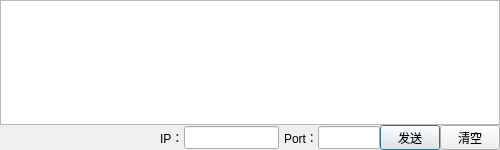
<?xml version="1.0" encoding="UTF-8"?>
<ui version="4.0">
 <class>Dialog</class>
 <widget class="QDialog" name="Dialog">
  <property name="geometry">
   <rect>
    <x>0</x>
    <y>0</y>
    <width>500</width>
    <height>150</height>
   </rect>
  </property>
  <property name="minimumSize">
   <size>
    <width>500</width>
    <height>150</height>
   </size>
  </property>
  <property name="maximumSize">
   <size>
    <width>500</width>
    <height>150</height>
   </size>
  </property>
  <property name="windowTitle">
   <string>拓展发送</string>
  </property>
  <layout class="QVBoxLayout" name="verticalLayout">
   <property name="spacing">
    <number>0</number>
   </property>
   <property name="leftMargin">
    <number>0</number>
   </property>
   <property name="topMargin">
    <number>0</number>
   </property>
   <property name="rightMargin">
    <number>0</number>
   </property>
   <property name="bottomMargin">
    <number>0</number>
   </property>
   <item>
    <widget class="QPlainTextEdit" name="textEdit">
     <property name="minimumSize">
      <size>
       <width>0</width>
       <height>0</height>
      </size>
     </property>
    </widget>
   </item>
   <item>
    <layout class="QHBoxLayout" name="horizontalLayout">
     <property name="spacing">
      <number>0</number>
     </property>
     <item>
      <spacer name="horizontalSpacer">
       <property name="orientation">
        <enum>Qt::Orientation::Horizontal</enum>
       </property>
       <property name="sizeType">
        <enum>QSizePolicy::Policy::Fixed</enum>
       </property>
       <property name="sizeHint" stdset="0">
        <size>
         <width>160</width>
         <height>20</height>
        </size>
       </property>
      </spacer>
     </item>
     <item>
      <widget class="QLabel" name="label1">
       <property name="minimumSize">
        <size>
         <width>0</width>
         <height>0</height>
        </size>
       </property>
       <property name="maximumSize">
        <size>
         <width>16777215</width>
         <height>16777215</height>
        </size>
       </property>
       <property name="text">
        <string>IP：</string>
       </property>
      </widget>
     </item>
     <item>
      <widget class="QLineEdit" name="ipLineEdit">
       <property name="minimumSize">
        <size>
         <width>0</width>
         <height>23</height>
        </size>
       </property>
      </widget>
     </item>
     <item>
      <spacer name="horizontalSpacer_2">
       <property name="orientation">
        <enum>Qt::Orientation::Horizontal</enum>
       </property>
       <property name="sizeType">
        <enum>QSizePolicy::Policy::Fixed</enum>
       </property>
       <property name="sizeHint" stdset="0">
        <size>
         <width>5</width>
         <height>20</height>
        </size>
       </property>
      </spacer>
     </item>
     <item>
      <widget class="QLabel" name="label2">
       <property name="minimumSize">
        <size>
         <width>0</width>
         <height>0</height>
        </size>
       </property>
       <property name="maximumSize">
        <size>
         <width>16777215</width>
         <height>16777215</height>
        </size>
       </property>
       <property name="text">
        <string>Port：</string>
       </property>
      </widget>
     </item>
     <item>
      <widget class="QLineEdit" name="portLineEdit">
       <property name="minimumSize">
        <size>
         <width>0</width>
         <height>23</height>
        </size>
       </property>
       <property name="maximumSize">
        <size>
         <width>75</width>
         <height>16777215</height>
        </size>
       </property>
      </widget>
     </item>
     <item>
      <widget class="QPushButton" name="sendButton">
       <property name="minimumSize">
        <size>
         <width>0</width>
         <height>25</height>
        </size>
       </property>
       <property name="maximumSize">
        <size>
         <width>60</width>
         <height>16777215</height>
        </size>
       </property>
       <property name="autoFillBackground">
        <bool>false</bool>
       </property>
       <property name="text">
        <string>发送</string>
       </property>
      </widget>
     </item>
     <item>
      <widget class="QPushButton" name="clearButton">
       <property name="minimumSize">
        <size>
         <width>0</width>
         <height>25</height>
        </size>
       </property>
       <property name="maximumSize">
        <size>
         <width>60</width>
         <height>16777215</height>
        </size>
       </property>
       <property name="text">
        <string>清空</string>
       </property>
      </widget>
     </item>
    </layout>
   </item>
  </layout>
 </widget>
 <resources/>
 <connections/>
</ui>
